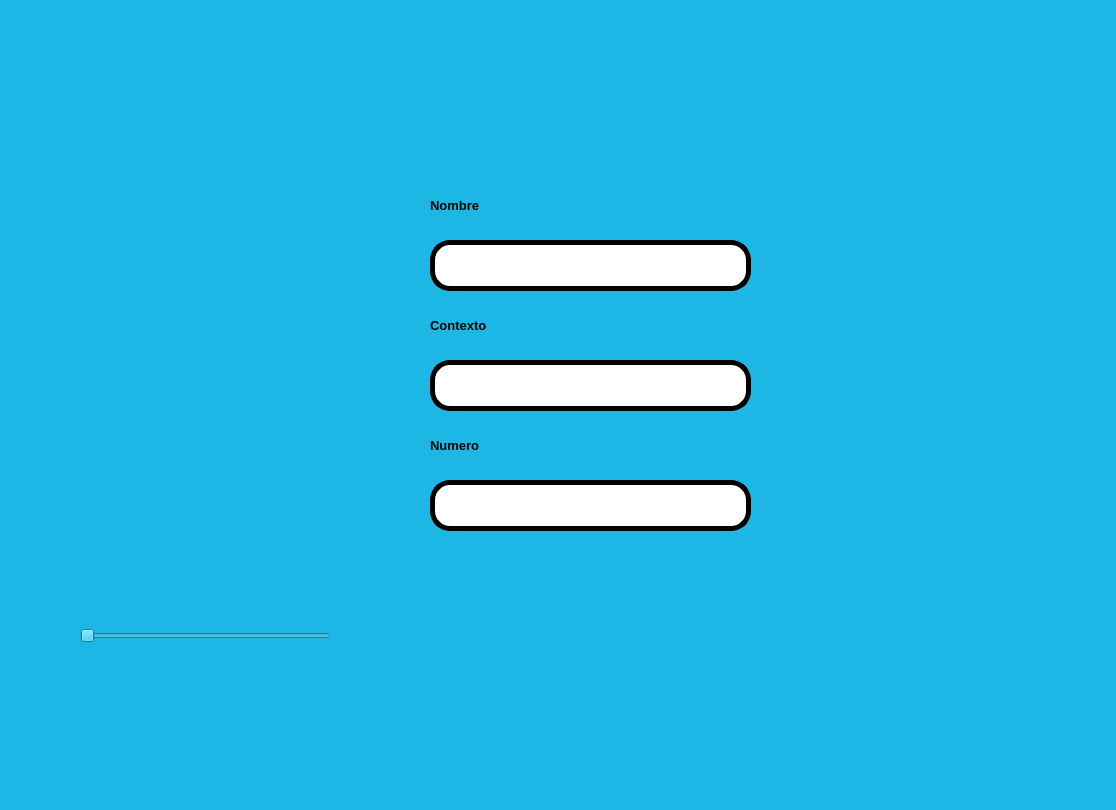
<?xml version="1.0" encoding="UTF-8"?>
<ui version="4.0">
 <class>MainWindow</class>
 <widget class="QMainWindow" name="MainWindow">
  <property name="geometry">
   <rect>
    <x>0</x>
    <y>0</y>
    <width>1116</width>
    <height>810</height>
   </rect>
  </property>
  <property name="windowTitle">
   <string>MainWindow</string>
  </property>
  <property name="styleSheet">
   <string notr="true">
background-color: rgb(29, 183, 230);</string>
  </property>
  <widget class="QWidget" name="centralwidget">
   <widget class="QLabel" name="imagen">
    <property name="geometry">
     <rect>
      <x>10</x>
      <y>20</y>
      <width>191</width>
      <height>161</height>
     </rect>
    </property>
    <property name="styleSheet">
     <string notr="true"/>
    </property>
    <property name="text">
     <string/>
    </property>
    <property name="pixmap">
     <pixmap resource="../Archivos/Recursos.qrc">:/ejercicios/elyochi.jpg</pixmap>
    </property>
    <property name="scaledContents">
     <bool>true</bool>
    </property>
   </widget>
   <widget class="QLabel" name="label">
    <property name="geometry">
     <rect>
      <x>430</x>
      <y>190</y>
      <width>111</width>
      <height>31</height>
     </rect>
    </property>
    <property name="font">
     <font>
      <pointsize>10</pointsize>
      <weight>75</weight>
      <bold>true</bold>
     </font>
    </property>
    <property name="text">
     <string>Nombre</string>
    </property>
   </widget>
   <widget class="QLineEdit" name="txt_nombreimagen">
    <property name="geometry">
     <rect>
      <x>430</x>
      <y>240</y>
      <width>321</width>
      <height>51</height>
     </rect>
    </property>
    <property name="font">
     <font>
      <weight>75</weight>
      <bold>true</bold>
     </font>
    </property>
    <property name="styleSheet">
     <string notr="true">background-color: rgb(255, 255, 255);
border-radius:20px;
border:  5px solid black;
</string>
    </property>
    <property name="text">
     <string/>
    </property>
    <property name="alignment">
     <set>Qt::AlignCenter</set>
    </property>
   </widget>
   <widget class="QSlider" name="SelectorImagen">
    <property name="geometry">
     <rect>
      <x>80</x>
      <y>590</y>
      <width>251</width>
      <height>91</height>
     </rect>
    </property>
    <property name="orientation">
     <enum>Qt::Horizontal</enum>
    </property>
   </widget>
   <widget class="QLabel" name="imagen_Desc">
    <property name="geometry">
     <rect>
      <x>40</x>
      <y>260</y>
      <width>301</width>
      <height>281</height>
     </rect>
    </property>
    <property name="styleSheet">
     <string notr="true"/>
    </property>
    <property name="text">
     <string/>
    </property>
    <property name="pixmap">
     <pixmap resource="../Archivos/Recursos.qrc">:/ejercicios/elyochi.jpg</pixmap>
    </property>
    <property name="scaledContents">
     <bool>true</bool>
    </property>
   </widget>
   <widget class="QLineEdit" name="txt_contextoimagen">
    <property name="geometry">
     <rect>
      <x>430</x>
      <y>360</y>
      <width>321</width>
      <height>51</height>
     </rect>
    </property>
    <property name="font">
     <font>
      <weight>75</weight>
      <bold>true</bold>
     </font>
    </property>
    <property name="styleSheet">
     <string notr="true">background-color: rgb(255, 255, 255);
border-radius:20px;
border:  5px solid black;
</string>
    </property>
    <property name="text">
     <string/>
    </property>
    <property name="alignment">
     <set>Qt::AlignCenter</set>
    </property>
   </widget>
   <widget class="QLabel" name="label_2">
    <property name="geometry">
     <rect>
      <x>430</x>
      <y>310</y>
      <width>111</width>
      <height>31</height>
     </rect>
    </property>
    <property name="font">
     <font>
      <pointsize>10</pointsize>
      <weight>75</weight>
      <bold>true</bold>
     </font>
    </property>
    <property name="text">
     <string>Contexto</string>
    </property>
   </widget>
   <widget class="QLineEdit" name="txt_numero">
    <property name="geometry">
     <rect>
      <x>430</x>
      <y>480</y>
      <width>321</width>
      <height>51</height>
     </rect>
    </property>
    <property name="font">
     <font>
      <weight>75</weight>
      <bold>true</bold>
     </font>
    </property>
    <property name="styleSheet">
     <string notr="true">background-color: rgb(255, 255, 255);
border-radius:20px;
border:  5px solid black;
</string>
    </property>
    <property name="text">
     <string/>
    </property>
    <property name="alignment">
     <set>Qt::AlignCenter</set>
    </property>
   </widget>
   <widget class="QLabel" name="label_3">
    <property name="geometry">
     <rect>
      <x>430</x>
      <y>430</y>
      <width>111</width>
      <height>31</height>
     </rect>
    </property>
    <property name="font">
     <font>
      <pointsize>10</pointsize>
      <weight>75</weight>
      <bold>true</bold>
     </font>
    </property>
    <property name="text">
     <string>Numero</string>
    </property>
   </widget>
   <widget class="QLabel" name="imagen_2">
    <property name="geometry">
     <rect>
      <x>830</x>
      <y>30</y>
      <width>191</width>
      <height>161</height>
     </rect>
    </property>
    <property name="styleSheet">
     <string notr="true"/>
    </property>
    <property name="text">
     <string/>
    </property>
    <property name="pixmap">
     <pixmap resource="../Archivos/Recursos.qrc">:/ejercicios/kaldo.jpg</pixmap>
    </property>
    <property name="scaledContents">
     <bool>true</bool>
    </property>
   </widget>
   <widget class="QLabel" name="imagen_3">
    <property name="geometry">
     <rect>
      <x>830</x>
      <y>460</y>
      <width>191</width>
      <height>161</height>
     </rect>
    </property>
    <property name="styleSheet">
     <string notr="true"/>
    </property>
    <property name="text">
     <string/>
    </property>
    <property name="pixmap">
     <pixmap resource="../Archivos/Recursos.qrc">:/ejercicios/wero.jpg</pixmap>
    </property>
    <property name="scaledContents">
     <bool>true</bool>
    </property>
   </widget>
  </widget>
  <widget class="QMenuBar" name="menubar">
   <property name="geometry">
    <rect>
     <x>0</x>
     <y>0</y>
     <width>1116</width>
     <height>26</height>
    </rect>
   </property>
  </widget>
  <widget class="QStatusBar" name="statusbar"/>
 </widget>
 <resources>
  <include location="../Archivos/Recursos.qrc"/>
 </resources>
 <connections/>
</ui>
